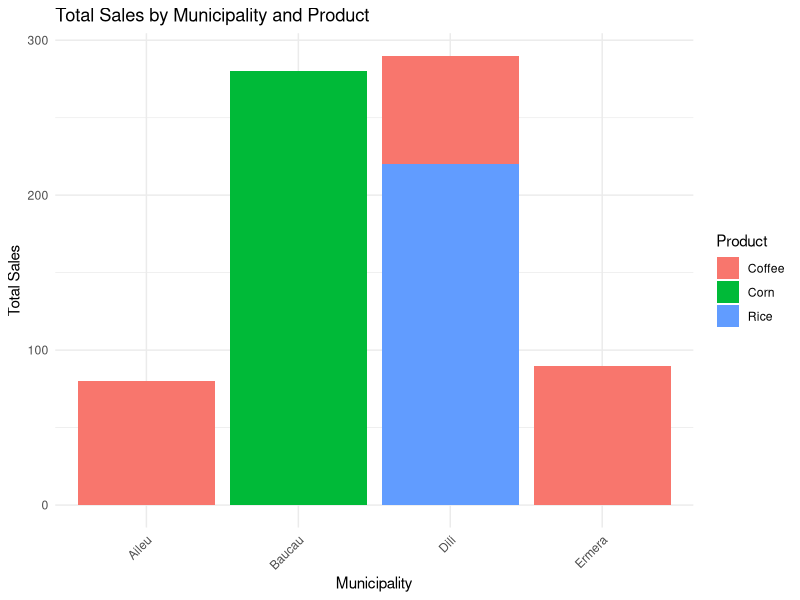
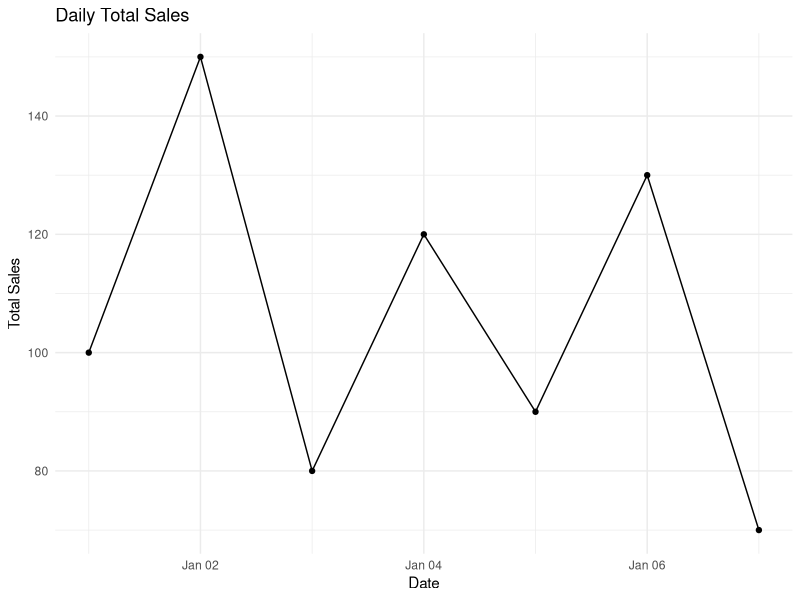
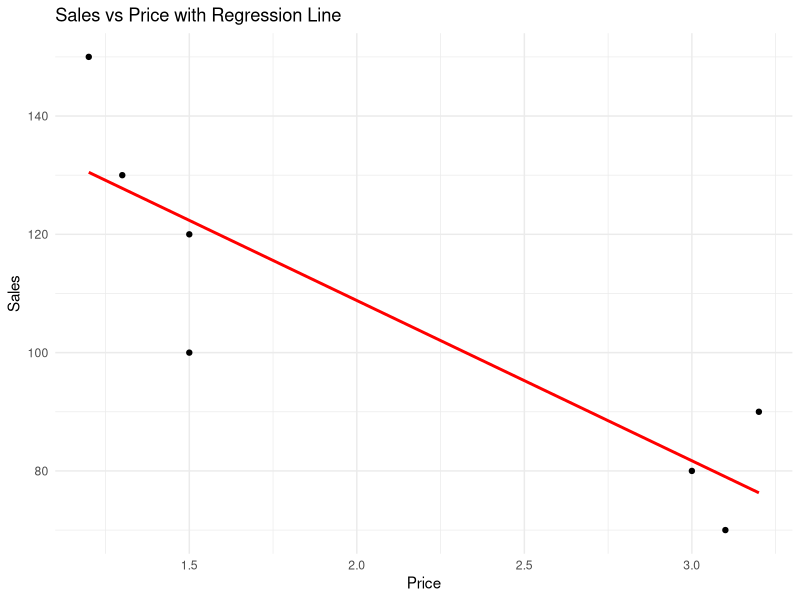

R code for these plots, in order:
# Load required libraries
library(tidyverse)
library(lubridate)

# Create sample data
data <- tibble(
  Date = seq(as.Date("2023-01-01"), as.Date("2023-01-07"), by = "days"),
  Municipality = c("Dili", "Baucau", "Aileu", "Dili", "Ermera", "Baucau", "Dili"),
  Product = c("Rice", "Corn", "Coffee", "Rice", "Coffee", "Corn", "Coffee"),
  Sales = c(100, 150, 80, 120, 90, 130, 70),
  Price = c(1.5, 1.2, 3.0, 1.5, 3.2, 1.3, 3.1)
)

# Display the data
print(data)

# Data cleaning and manipulation
cleaned_data <- data %>%
  mutate(
    CleanProduct = str_to_lower(str_replace_all(Product, "[^[:alpha:]]", "")),
    TotalValue = Sales * Price
  )

print(cleaned_data)

# Pivot table
pivot_table <- cleaned_data %>%
  group_by(Municipality, CleanProduct) %>%
  summarise(TotalSales = sum(Sales)) %>%
  pivot_wider(names_from = CleanProduct, values_from = TotalSales, values_fill = 0)

print(pivot_table)

# Data aggregation
aggregated_data <- cleaned_data %>%
  group_by(Municipality) %>%
  summarise(
    TotalSales = sum(Sales),
    AverageSales = mean(Sales),
    MinPrice = min(Price),
    MaxPrice = max(Price)
  )

print(aggregated_data)

# Data visualization
ggplot(cleaned_data, aes(x = Municipality, y = Sales, fill = Product)) +
  geom_col() +
  labs(title = "Total Sales by Municipality and Product",
       x = "Municipality",
       y = "Total Sales") +
  theme_minimal() +
  theme(axis.text.x = element_text(angle = 45, hjust = 1))

# Time series analysis
time_series <- cleaned_data %>%
  group_by(Date) %>%
  summarise(TotalSales = sum(Sales))

ggplot(time_series, aes(x = Date, y = TotalSales)) +
  geom_line() +
  geom_point() +
  labs(title = "Daily Total Sales",
       x = "Date",
       y = "Total Sales") +
  theme_minimal()

# Advanced data manipulation
high_value_sales <- cleaned_data %>%
  filter(TotalValue > 200) %>%
  arrange(desc(TotalValue))

print(high_value_sales)

# Statistical analysis
model <- lm(Sales ~ Price, data = cleaned_data)
summary(model)

# Create a scatter plot with regression line
ggplot(cleaned_data, aes(x = Price, y = Sales)) +
  geom_point() +
  geom_smooth(method = "lm", se = FALSE, color = "red") +
  labs(title = "Sales vs Price with Regression Line",
       x = "Price",
       y = "Sales") +
  theme_minimal()